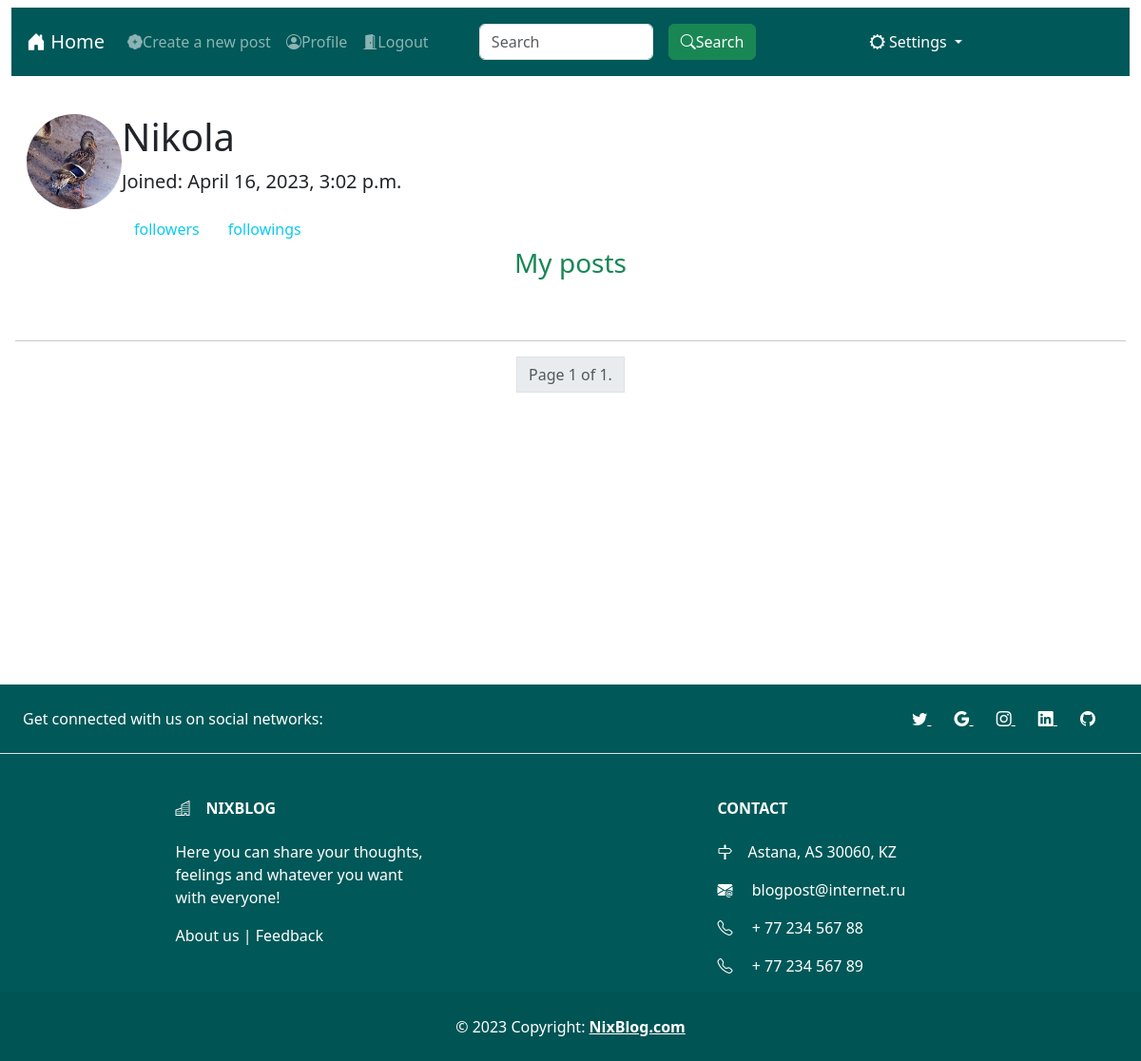
The page /profile/ (signed in) on the database as committed earlier.
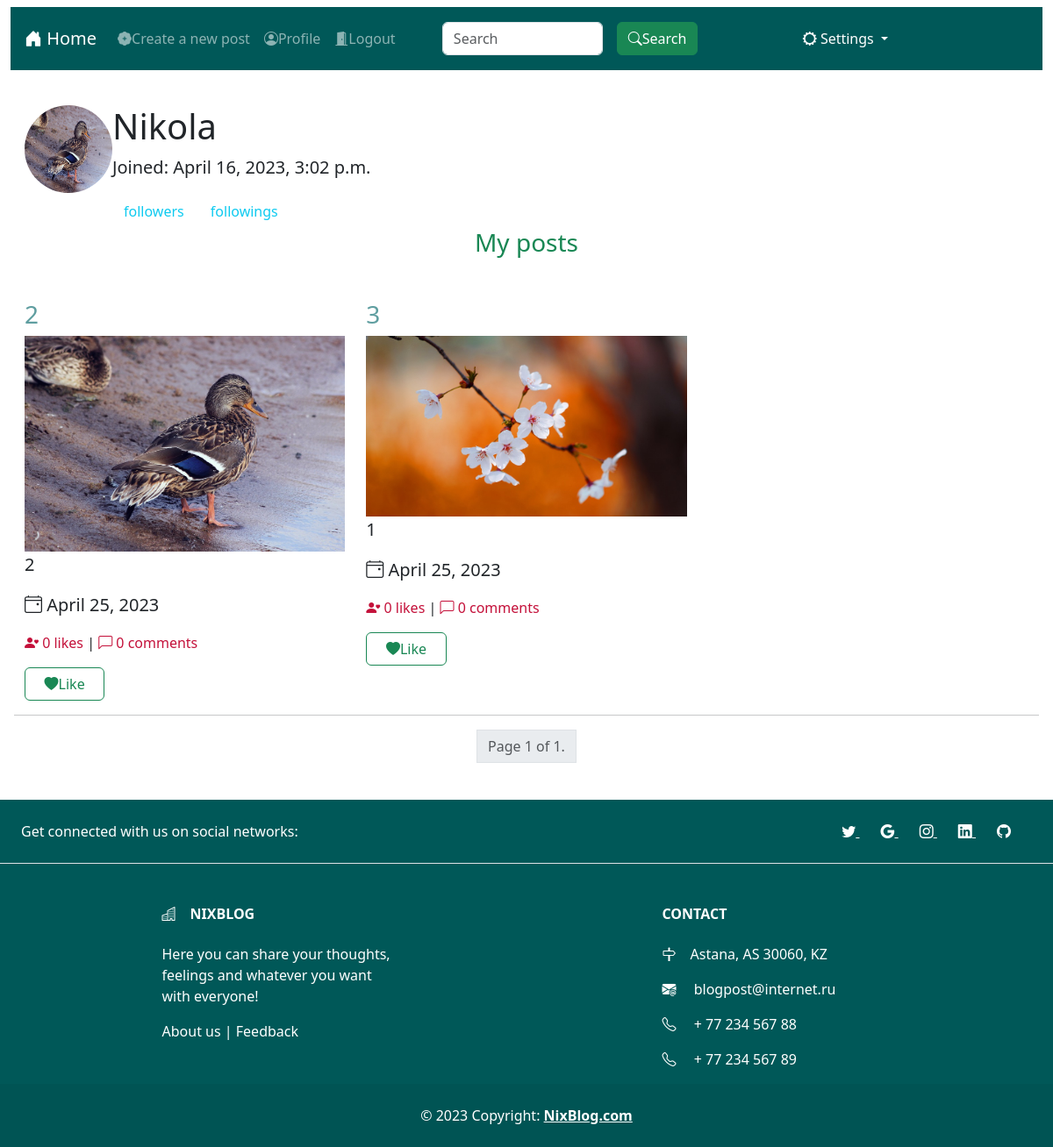
The same page on the database as committed later.
### PostApp/models.py (models this page shows, shortened)
class Post(models.Model):
    title = models.CharField('Title', max_length=128, db_index=True)
    body = models.TextField('Text')
    created_date = models.DateField('Date of creation', auto_now_add=True)
    author = models.ForeignKey(User, on_delete=models.CASCADE)
    image = models.ImageField(upload_to='posts_images/')
    slug = models.SlugField(
        null=False,
        blank=True,
        unique=True,
    )

### PostApp/views.py (the view)
# urls.py: path('profile/', views.detailed_profile, name='profile'),
@login_required
def detailed_profile(request: HttpRequest) -> HttpResponse:
    try:
        profile = Profile.objects.get(user_id=request.user.id)
        logger.info(f'{request.user} connected {request.path}')
    except Exception as error:
        logger.error(f'User {request.user} got error: {error}')
        return redirect('posts')
    posts = cache.get("%s's profile posts" % (str(request.user.profile.nickname),))
    if not posts:
        posts = Post.objects.filter(author__profile=profile).order_by('title')
        cache.set("%s's profile posts" % (str(request.user.profile.nickname),), posts, timeout=10)
    paginator = Paginator(posts, 3)
    page_number = request.GET.get('page')
    page_obj = paginator.get_page(page_number)
    context = {
        "profile": profile,
        "page_obj": page_obj,
    }
    return render(request, 'profile.html', context=context)

### PostApp/templatetags/extra_tags.py (called while the page is built)
@register.simple_tag(takes_context=True)
def post_like(context, post_id):
    user = context["request"].user
    try:
        like = PostLike.objects.get(for_post_id=post_id, who_liked_id=user.id)
        return like
    except:
        return None

@register.simple_tag()
def count_comments(slug: str) -> int:
    post = Post.objects.get(slug=slug)
    comments = PostComment.objects.filter(
        for_post=post,
    ).count()
    return int(comments)

@register.simple_tag()
def count_likes(slug: int) -> int:
    post = Post.objects.get(slug=slug)
    likes = PostLike.objects.filter(
        for_post=post,
        is_liked=True,
    ).count()
    return int(likes)

### templates/PostApp/profile.html (shortened to what this page needs)
{% extends 'base.html' %}
{% load extra_tags %}
{% block main %}
    <div class="m-3">
        <div class="container-fluid mt-3 d-inline-flex">
        <img style="max-height: 100px; max-width: 100px; border: none; border-radius: 50px; min-width: 100px; min-height: 100px" src="{{ profile.profile_img.url }}" alt="">
        <div>
             <h1>{{ profile.nickname }}</h1>
            <p class="fs-5">Joined: {{ profile.user.date_joined }}</p>
            <button style="color: #0dcaf0" class="btn" onclick="window.location.href = '{% url 'my_followers' %}'">followers</button>
                <button style="color: #0dcaf0" class="btn" onclick="window.location.href = '{% url 'my_followings'%}'">followings</button>
        </div>
    </div>
    <div class="container-fluid">
        <h3 class="text-center  mb-5 text-success">My posts</h3>
        <div class="row">
            {% for post in page_obj %}
                <div class="col-md-4 card border-0">
                    <h3>
                    <a style="color: cadetblue;" class="text-decoration-none" href="{% url 'post' post.slug %}">
                        {{ post.title }}
                    </a>
                </h3>
        <img src="{{ post.image.url }}" alt="">
        <p class="fs-5">{{ post.body|truncatewords:50 }}</p>
        <p class="card-text fs-5 bi bi-calendar4-event"> {{ post.created_date }}</p>
        <p>
            <a style="color: #c4113a" class="text-decoration-none bi bi-person-heart" href="{% url 'likes_list' post.slug %}"> {% count_likes post.slug %} likes</a>
            |
            <a style="color: #c4113a" class="text-decoration-none bi bi-chat-left" href="{% url 'post' post.slug %}"> {% count_comments post.slug %} comments</a>
        </p>
        {% post_like post.pk as like %}
            {% if like %}
                {% if like.is_liked %}
                    <button class="bi bi-heartbreak btn btn-danger w-25" onclick="window.location.href = '{% url 'create_like' post.slug %}'">Like</button>
                {% else %}
                    <button class="bi bi-heart-fill btn btn-outline-success w-25" onclick="window.location.href = '{% url 'create_like' post.slug %}'">Like</button>
                {% endif %}
            {% else %}
                <button class="bi bi-heart-fill btn btn-outline-success w-25" onclick="window.location.href = '{% url 'create_like' post.slug %}'">Like</button>
            {% endif %}
                </div>
            {% endfor %}
        </div>
    </div>
    <hr>
    <div class="d-flex justify-content-center">
        <ul class="pagination">
            <a class="page-link disabled" href="#">Page {{ page_obj.number }} of {{ page_obj.paginator.num_pages }}.</a>
    </ul>
    </div>
    </div>
{% endblock %}

Rows that differ between the two databases and show on the page:
added Post: title "2", image (picture), body "2", created_date "April 25, 2023", slug+id "0"
added Post: title "3", image (picture), body "1", created_date "April 25, 2023", slug+id "0"
